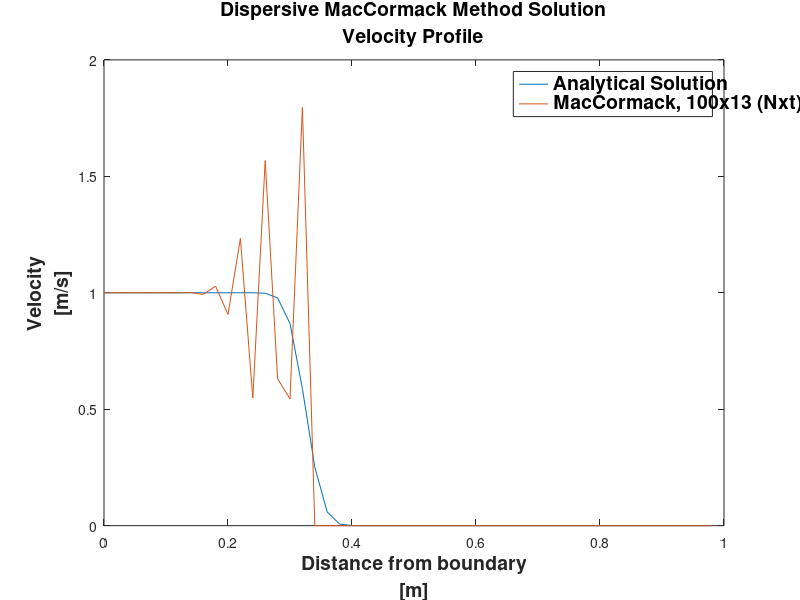

MATLAB code for this plot:
%PROJECT 2 - FTCS SCHEME
%CONVECTION DIFFUSION EQUATION
%McCORMACK METHOD DISPERSION


clear;
clc;


%PARAMETERS
t_f = .05;                       %FINAL TIME 
a = 2.5;                        %CONVECTION TERM CONSTANT [m/s]
alpha = 0.005;                  %DIFFUSION TERM CONSTANT [m^2/s]
x_f = 1;                        %FINAL LENGTH [m]
xo = 0.2;

%TRIAL 1
dx = 0.02;                       %DISCRETIZATION IN x [m]
dt = 0.009;                   %DISCRETIZATION IN t [s]
c = (a*dt)/dx;                          %COURANT NUMBER
d = (alpha*dt)/(dx^2);           %FOURIER NUMBER     
N = (x_f/dx);                    %NUMBER OF NODES IN x
T = floor(t_f/dt);             %NUMBER OF NODES IN t              

%FIRST ORDER UPWIND FOR CONVECTION%%%%%%%%%%%%%%%%%%%%%%%%%%%%%%%%%%%%%%%%%
%FTCS FOR DIFFUSION SCHEME%%%%%%%%%%%%%%%%%%%%%%%%%%%%%%%%%%%%%%%%%%%%%%%%%

%INITIAL CONDITIONS
for i=1:N
    x = (i-1)*dx;
    X(i)=x;
    if x < 0.2;
        u_2(i) = 1;
    else
        if x == 0.2;
            u_2(i) = 0.5;
        else
            if x > 0.2;
                u_2(i) = 0.0;
            end
        end
    end
end;
j = 1;                          %TIME INDEX
t = 0;

while t < t_f;
    t = j*dt;                  
    u(1) = 1;                   %BOUNDARY CONDITION [m/s]
    u(N) = 0;                   %BOUNDARY CONDITION [m/s]
    for i = 2:(N-1);
        u(i) = u_2(i)-c*(u_2(i)-u_2(i-1))+d*(u_2(i+1)-2*(u_2(i))+u_2(i-1));
    end
    u_2 = u;
    j = j+1;
end;

fprintf('THE COMPUTATIONAL GRID IS %d x %d (N x t)',N,T)
dx
dt
c
d


%%%%%%%%%%%%%%%%%ANALYTICAL SOLUTION CALCULATION%%%%%%%%%%%%%%%%%%%%%%%%%%%
tt=t_f;

for i=1:N
    x = (i-1)*dx;
    u_a = 1-(1/2)*(1+erf((x-xo-a*tt)/(2*sqrt(alpha*tt))));
    U_a(i)=u_a;
end;
%%%%%%%%%%%%%%%%%%%%%%%%%%%%%%%%%%%%%%%%%%%%%%%%%%%%%%%%%%%%%%%%%%%%%%%%%%%














%%%%%%%%%%%%%%%%%ANALYTICAL SOLUTION CALCULATION%%%%%%%%%%%%%%%%%%%%%%%%%%%
tt=t_f;

for i=1:N
    x = (i-1)*dx;
    u_a = 1-(1/2)*(1+erf((x-xo-a*tt)/(2*sqrt(alpha*tt))));
    U_a(i)=u_a;
end;
%%%%%%%%%%%%%%%%%%%%%%%%%%%%%%%%%%%%%%%%%%%%%%%%%%%%%%%%%%%%%%%%%%%%%%%%%%%





plot(X,U_a,X,u_2)
title({'Dispersive MacCormack Method Solution';'Velocity Profile'})
xlabel({'Distance from boundary';'[m]'})
ylabel({'Velocity';'[m/s]'})
legend('Analytical Solution','MacCormack, 100x13 (Nxt)')



figureHandle = gcf;
% %# make all text in the figure to size 14 and bold
 set(findall(figureHandle,'type','text'),'fontSize',14,'fontWeight','bold')




    
